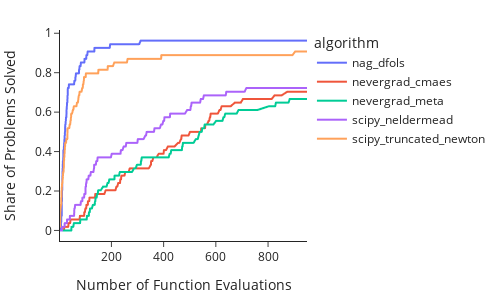

The notebook cell this image was saved under:
### Code cell
fig = om.profile_plot(
    problems=problems,
    results=results,
)

fig.show()

### Figure 1 — Plotly figure (JSON) as saved in the notebook; plotly's stock layout.template omitted (floating-point values rounded to 4 significant figures; data arrays with more than 128 entries replaced by an {"elided": "..."} marker saying what was removed)
{"data": [{"hovertemplate": "algorithm=nag_dfols<br>alpha=%{x}<br>0=%{y}<extra></extra>", "legendgroup": "nag_dfols", "line": {"color": "#636efa", "dash": "solid"}, "marker": {"symbol": "circle"}, "mode": "lines", "name": "nag_dfols", "showlegend": true, "type": "scattergl", "x": {"elided": "323 float values"}, "xaxis": "x", "y": {"elided": "323 float values"}, "yaxis": "y"}, {"hovertemplate": "algorithm=nevergrad_cmaes<br>alpha=%{x}<br>0=%{y}<extra></extra>", "legendgroup": "nevergrad_cmaes", "line": {"color": "#EF553B", "dash": "solid"}, "marker": {"symbol": "circle"}, "mode": "lines", "name": "nevergrad_cmaes", "showlegend": true, "type": "scattergl", "x": {"elided": "323 float values"}, "xaxis": "x", "y": {"elided": "323 float values"}, "yaxis": "y"}, {"hovertemplate": "algorithm=nevergrad_meta<br>alpha=%{x}<br>0=%{y}<extra></extra>", "legendgroup": "nevergrad_meta", "line": {"color": "#00cc96", "dash": "solid"}, "marker": {"symbol": "circle"}, "mode": "lines", "name": "nevergrad_meta", "showlegend": true, "type": "scattergl", "x": {"elided": "323 float values"}, "xaxis": "x", "y": {"elided": "323 float values"}, "yaxis": "y"}, {"hovertemplate": "algorithm=scipy_neldermead<br>alpha=%{x}<br>0=%{y}<extra></extra>", "legendgroup": "scipy_neldermead", "line": {"color": "#ab63fa", "dash": "solid"}, "marker": {"symbol": "circle"}, "mode": "lines", "name": "scipy_neldermead", "showlegend": true, "type": "scattergl", "x": {"elided": "323 float values"}, "xaxis": "x", "y": {"elided": "323 float values"}, "yaxis": "y"}, {"hovertemplate": "algorithm=scipy_truncated_newton<br>alpha=%{x}<br>0=%{y}<extra></extra>", "legendgroup": "scipy_truncated_newton", "line": {"color": "#FFA15A", "dash": "solid"}, "marker": {"symbol": "circle"}, "mode": "lines", "name": "scipy_truncated_newton", "showlegend": true, "type": "scattergl", "x": {"elided": "323 float values"}, "xaxis": "x", "y": {"elided": "323 float values"}, "yaxis": "y"}], "layout": {"height": 300, "legend": {"title": {"text": "algorithm"}, "tracegroupgap": 0}, "margin": {"b": 10, "l": 10, "r": 10, "t": 30}, "shapes": [{"type": "line", "x0": 0, "x1": 1, "xref": "x domain", "y0": 1, "y1": 1, "yref": "y"}], "title": {}, "width": 500, "xaxis": {"anchor": "y", "domain": [0, 1], "title": {"text": "Number of Function Evaluations"}}, "yaxis": {"anchor": "x", "domain": [0, 1], "title": {"text": "Share of Problems Solved"}}}}
